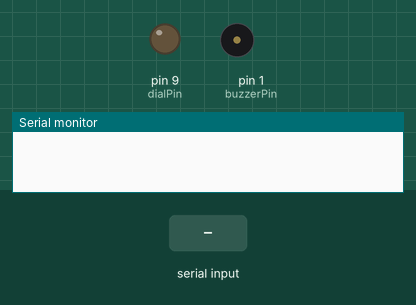
This sketch was run on a simulated Arduino Leonardo, built with avr-gcc and run on an emulated ATmega32U4. Shown: output pins drawn as LEDs (lit = HIGH), buzzer (waves = sounding, pin HIGH), the last lines printed to the serial monitor. The inputs (shaded band) are chosen by the test bench.

Above: at 1.2 s.
1.3 s: byte 255 (255) received over Serial
At 3.6 s:
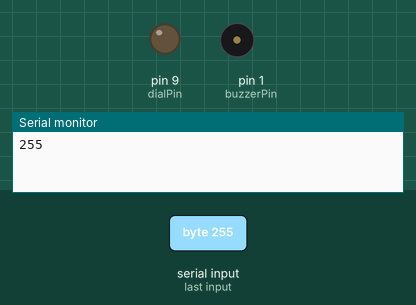
4.2 s: "1" received over Serial
At 4.7 s:
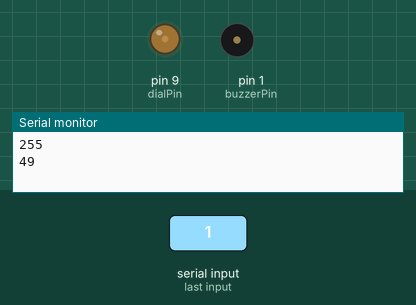
5.7 s: byte 255 (255) received over Serial
At 5.8 s:
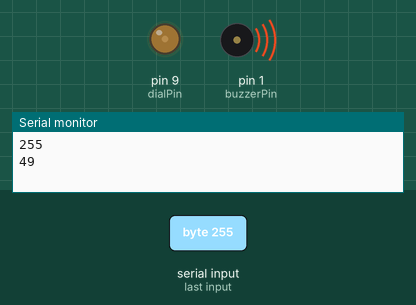
8.6 s: "0" received over Serial
At 9.3 s:
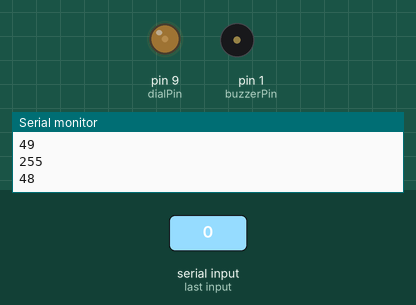
Timing chart, 0 to 11.1 s (numbered marks = the images above; inputs shaded):
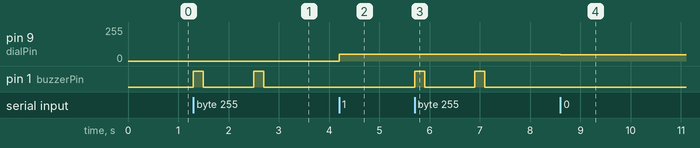

The sketch:

littleWork.ino
```cpp
/*
 * littleWork: work time notifier
 *
 * Part of the Instructables littleBits build night with the Taipei Hackerspace
 * Feel free to copy / modify.
**/

const int dialPin = 9;
const int buzzerPin = 1;
int output = 0;

void setup() {
  pinMode(buzzerPin, OUTPUT);
  analogWrite(dialPin, output);

  if (Serial) {   /* needed by the Leonardo types */
    Serial.begin(115200);
  }
}

void loop() {
  int cmdByte;

  if (Serial.available() > 0) {
    cmdByte = Serial.read();

    if (cmdByte == 255) {
      /* sound buzzer */
      siren();
    } else {
      /* set display to appropriate value */
      analogWrite(dialPin, cmdByte);
    }
    Serial.println(cmdByte, DEC);
  }
}

/* Beeps to sound te buzzer*/
void siren() {
  digitalWrite(buzzerPin, HIGH);
  delay(200);
  digitalWrite(buzzerPin, LOW);
  delay(1000);
  digitalWrite(buzzerPin, HIGH);
  delay(200);
  digitalWrite(buzzerPin, LOW);
}
```

Measured:
- after the input at 1.3 s, pin 1 (buzzerPin): alternates HIGH for 0.20 s and LOW for 1.0 s, starting at once
- after the input at 4.2 s, pin 9 (dialPin): 0/255 → 49/255 at once
- after the input at 5.7 s, pin 1 (buzzerPin): alternates HIGH for 0.20 s and LOW for 1.0 s, starting at once
- after the input at 8.6 s, pin 9 (dialPin): 49/255 → 48/255 at once
